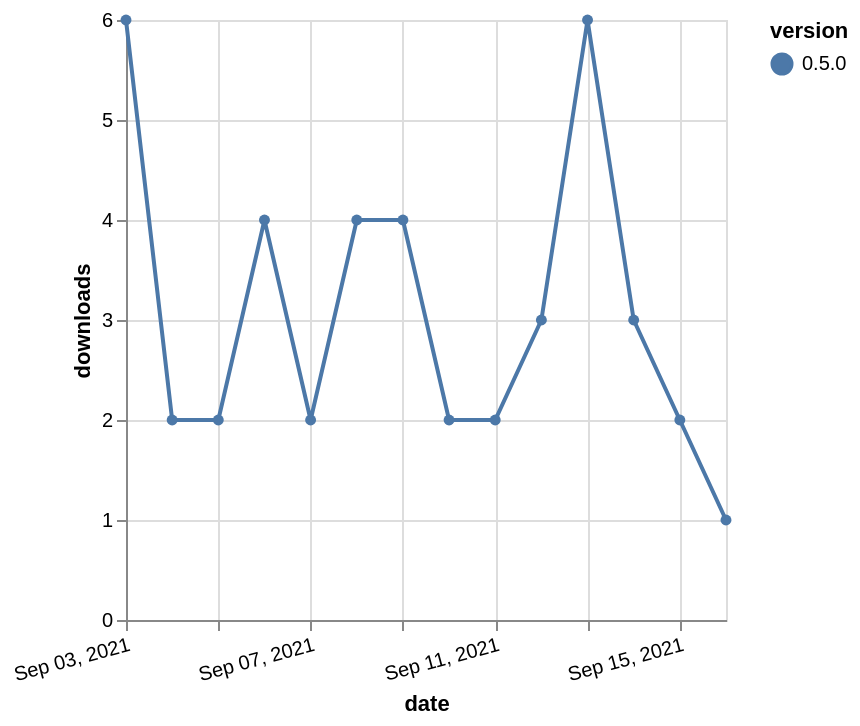

Source (Vega-Lite JSON):
### Vega-Lite specification from a JSON file in a GitHub repository (floating-point values rounded to 4 significant figures)
{"$schema": "https://vega.github.io/schema/vega-lite/v5.json", "description": "A simple bar chart with embedded data.", "data": {"values": [{"date": "2021-09-03", "total": 3103, "delta": 6, "version": "0.5.0"}, {"date": "2021-09-04", "total": 3105, "delta": 2, "version": "0.5.0"}, {"date": "2021-09-05", "total": 3107, "delta": 2, "version": "0.5.0"}, {"date": "2021-09-06", "total": 3111, "delta": 4, "version": "0.5.0"}, {"date": "2021-09-07", "total": 3113, "delta": 2, "version": "0.5.0"}, {"date": "2021-09-08", "total": 3117, "delta": 4, "version": "0.5.0"}, {"date": "2021-09-09", "total": 3121, "delta": 4, "version": "0.5.0"}, {"date": "2021-09-10", "total": 3123, "delta": 2, "version": "0.5.0"}, {"date": "2021-09-11", "total": 3125, "delta": 2, "version": "0.5.0"}, {"date": "2021-09-12", "total": 3128, "delta": 3, "version": "0.5.0"}, {"date": "2021-09-13", "total": 3134, "delta": 6, "version": "0.5.0"}, {"date": "2021-09-14", "total": 3137, "delta": 3, "version": "0.5.0"}, {"date": "2021-09-15", "total": 3139, "delta": 2, "version": "0.5.0"}, {"date": "2021-09-16", "total": 3140, "delta": 1, "version": "0.5.0"}]}, "width": "container", "mark": {"type": "line", "point": {"filled": true}}, "encoding": {"x": {"field": "date", "type": "temporal", "timeUnit": "yearmonthdate", "title": "date", "axis": {"labelAngle": -15}}, "y": {"field": "delta", "type": "quantitative", "title": "downloads"}, "color": {"field": "version", "type": "nominal"}, "tooltip": {"field": "delta"}}}
